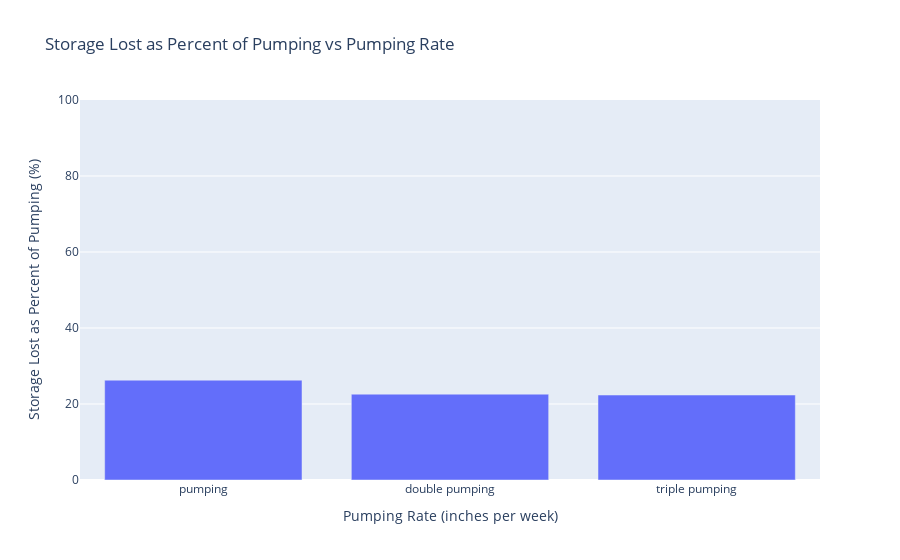

Notebook code cell kept with this figure:
### Code cell
storage_lost_as_percent_of_pumping = [total_storage_lost[i] / total_pumping_done[i] * 100 for i in range(1, len(total_pumping_done))]
px.bar(x=["pumping", "double pumping", "triple pumping"], y=storage_lost_as_percent_of_pumping, 
              labels={"x": "Pumping Rate (inches per week)", "y": "Storage Lost as Percent of Pumping (%)"},
              title="Storage Lost as Percent of Pumping vs Pumping Rate",
              range_y=[0, 100],
            #   range_x=[0, 3]
              ).show()

### Figure 1 — Plotly figure (JSON) as saved in the notebook; plotly's stock layout.template omitted (floating-point values rounded to 4 significant figures)
{"data": [{"hovertemplate": "Pumping Rate (inches per week)=%{x}<br>Storage Lost as Percent of Pumping (%)=%{y}<extra></extra>", "legendgroup": "", "marker": {"color": "#636efa", "pattern": {"shape": ""}}, "name": "", "orientation": "v", "showlegend": false, "textposition": "auto", "type": "bar", "x": ["pumping", "double pumping", "triple pumping"], "xaxis": "x", "y": [26.27, 22.59, 22.36], "yaxis": "y"}], "layout": {"barmode": "relative", "legend": {"tracegroupgap": 0}, "title": {"text": "Storage Lost as Percent of Pumping vs Pumping Rate"}, "xaxis": {"anchor": "y", "domain": [0, 1], "title": {"text": "Pumping Rate (inches per week)"}}, "yaxis": {"anchor": "x", "domain": [0, 1], "range": [0, 100], "title": {"text": "Storage Lost as Percent of Pumping (%)"}}}}
